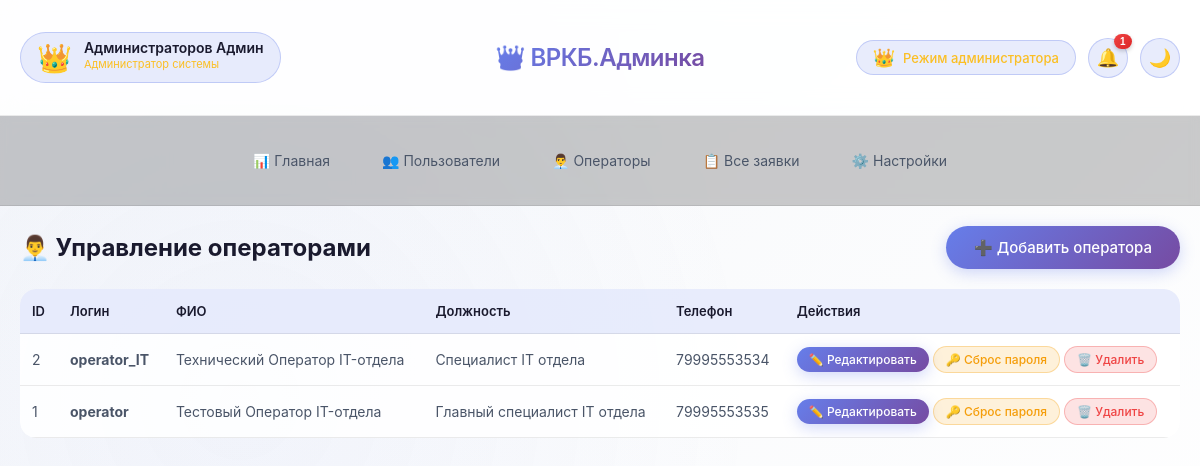
Screenshot of /admin/operators (signed in) with the database file from the repository.
### tables this page shows
CREATE TABLE operators (
        id INTEGER PRIMARY KEY AUTOINCREMENT,
        username TEXT NOT NULL UNIQUE,
        password TEXT NOT NULL,
        last_name TEXT,
        first_name TEXT,
        middle_name TEXT,
        post TEXT,
        phone TEXT
    );

### app.py (the view)
    def decorated_function(*args, **kwargs):
        if not session.get('admin_logged_in'):
            flash('Доступ только для администраторов', 'danger')
            return redirect(url_for('admin_login'))
        return f(*args, **kwargs)

### app.py (called while the page is built, shortened)
def get_db_connection():
    conn = sqlite3.connect('databases/database_helpdesk.db', timeout=20)
    conn.row_factory = sqlite3.Row
    conn.execute('PRAGMA journal_mode=WAL')
    conn.execute('PRAGMA synchronous=NORMAL')
    return conn

def admin_required(f):
    def decorated_function(*args, **kwargs):
        if not session.get('admin_logged_in'):
            flash('Доступ только для администраторов', 'danger')
            return redirect(url_for('admin_login'))
        return f(*args, **kwargs)
    decorated_function.__name__ = f.__name__
    return decorated_function

@app.route('/admin/operators')
@admin_required
def admin_operators():
    conn = get_db_connection()
    operators = conn.execute('SELECT * FROM operators ORDER BY id DESC').fetchall()
    conn.close()
    return render_template('admins/admin_operators.html', operators=operators)

@app.context_processor
def inject_user():
    user_info = {}
    return {'user': user_info}

### templates/admins/admin_operators.html (shortened to what this page needs)
{% extends "admins/base_admin.html" %}
{% block content %}
<div style="display: flex; justify-content: space-between; align-items: center; margin-bottom: 20px; flex-wrap: wrap; gap: 10px;">
    <h2>👨‍💼 Управление операторами</h2>
    <a href="{{ url_for('admin_operator_add') }}" class="btn btn-primary">➕ Добавить оператора</a>
</div>
<div class="table-responsive">
    <table class="admin-table operators-table">
        <thead>
        <tr>
            <th>ID</th>
            <th>Логин</th>
            <th>ФИО</th>
            <th>Должность</th>
            <th>Телефон</th>
            <th>Действия</th>
        </tr>
        </thead>
        <tbody>
        {% for operator in operators %}
        <tr class="operator-row">
            <td data-label="ID">{{ operator.id }}</td>
            <td data-label="Логин">
                <strong>{{ operator.username }}</strong>
            </td>
            <td data-label="ФИО">
                {{ operator.last_name or '' }} {{ operator.first_name or '' }} {{ operator.middle_name or '' }}
            </td>
            <td data-label="Должность">
                {{ operator.post or '—' }}
            </td>
            <td data-label="Телефон">
                {{ operator.phone or '—' }}
            </td>
            <td data-label="Действия" class="actions-cell">
                <a href="{{ url_for('admin_operator_edit', operator_id=operator.id) }}" class="btn btn-sm btn-primary">✏️ Редактировать</a>
                <a href="{{ url_for('admin_operator_reset_password', operator_id=operator.id) }}" class="btn btn-sm btn-warning">🔑 Сброс пароля</a>
                <a href="{{ url_for('admin_operator_delete', operator_id=operator.id) }}" class="btn btn-sm btn-danger" onclick="return confirm('Удалить оператора {{ operator.username }}?')">🗑️ Удалить</a>
            </td>
        </tr>
        {% endfor %}
        </tbody>
    </table>
</div>
{% endblock %}

### static/style.css (style rules this page uses)
:root { --bg-gradient-start: #f5f7fa; --bg-gradient-end: #ffffff; --glass-bg: rgba(255, 255, 255, 0.85); --glass-bg-dark: rgba(0, 0, 0, 0.75); --glass-border: rgba(0, 0, 0, 0.08); --glass-shadow: 0 8px 32px 0 rgba(0, 0, 0, 0.08); --shadow-sm: 0 2px 8px rgba(0, 0, 0, 0.04); --shadow-md: 0 4px 20px rgba(0, 0, 0, 0.06); --shadow-lg: 0 12px 32px rgba(0, 0, 0, 0.1); --shadow-glow: 0 0 20px rgba(102, 126, 234, 0.15); --text-primary: #1a1a2e; --text-secondary: #4a5568; --text-muted: #718096; --blur-amount: 12px; --border-radius: 24px; --accent-color: #667eea; --accent-hover: #5a67d8; }
* { margin: 0; padding: 0; box-sizing: border-box; }
body { font-family: -apple-system, 'Segoe UI', 'SF Pro Text', 'Helvetica Neue', sans-serif; background: linear-gradient(135deg, var(--bg-gradient-start), var(--bg-gradient-end)); min-height: 100vh; color: var(--text-primary); transition: all 0.3s ease; position: relative; }
body::before { content: ''; position: fixed; top: 0; left: 0; width: 100%; height: 100%; background: radial-gradient(circle at 20% 50%, rgba(102,126,234,0.05) 0%, transparent 50%); pointer-events: none; z-index: 0; }
.btn-warning { background: rgba(245, 158, 11, 0.15); color: #f59e0b; border: 1px solid rgba(245, 158, 11, 0.3); }
.btn { padding: 12px 28px; border: none; border-radius: 40px; font-size: 15px; font-weight: 500; cursor: pointer; transition: all 0.3s cubic-bezier(0.4, 0, 0.2, 1); display: inline-block; text-decoration: none; text-align: center; }
.btn-primary { background: linear-gradient(135deg, var(--accent-color), #764ba2); color: white; box-shadow: 0 4px 15px rgba(102, 126, 234, 0.3); }
.btn-danger { background: rgba(220, 38, 38, 0.85); color: white; }
.btn-sm { padding: 6px 16px; font-size: 13px; }
.table-responsive { overflow-x: auto; border-radius: 16px; }

### templates/admins/admin_operators.html (style rules this page uses)
.admin-table { width: 100%; border-collapse: collapse; background: var(--glass-bg); border-radius: 16px; overflow: hidden; }
.admin-table thead tr { background: rgba(102, 126, 234, 0.15); }
.admin-table th { padding: 14px 12px; text-align: left; font-weight: 600; font-size: 13px; color: var(--text-primary); border-bottom: 1px solid var(--glass-border); }
.admin-table td { padding: 12px; text-align: left; border-bottom: 1px solid var(--glass-border); color: var(--text-secondary); font-size: 14px; }
.operator-row { transition: all 0.2s ease; }
.actions-cell { white-space: nowrap; }
.btn-sm { padding: 5px 12px; font-size: 12px; border-radius: 20px; }
.btn-danger { background: rgba(239, 68, 68, 0.15); color: #ef4444; border: 1px solid rgba(239, 68, 68, 0.3); }

### rows the page displays
operators: id "2", username "operator_IT", last_name "Технический", first_name "Оператор", middle_name "IT-отдела", post "Специалист IT отдела", phone "79995553534"
operators: id "1", username "operator", last_name "Тестовый", first_name "Оператор", middle_name "IT-отдела", post "Главный специалист IT отдела", phone "79995553535"

### other values shown
{{ session.admin_full_name or session.admin_username or 'Администратор' }} "Администраторов Админ"
